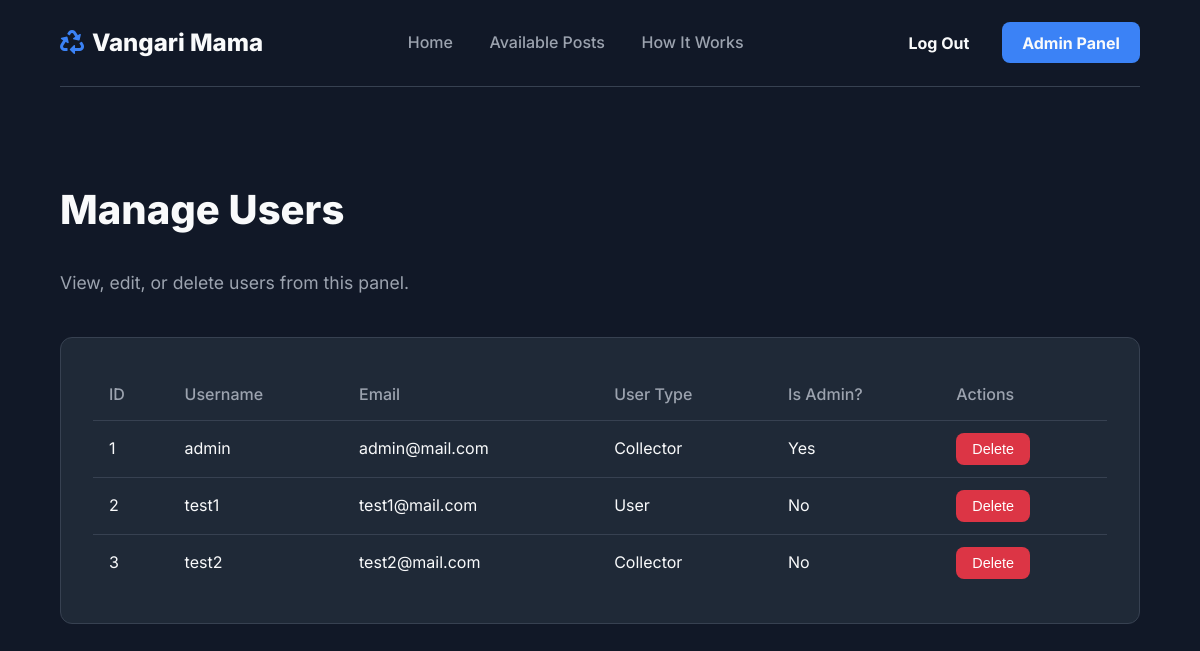
The app's page /admin/users (signed in) with its own data.
### models.py (models this page shows, shortened)
class User(UserMixin, db.Model):
    id = db.Column(db.Integer, primary_key=True)
    username = db.Column(db.String(64), unique=True, nullable=False)
    email = db.Column(db.String(120), unique=True, nullable=False)
    password_hash = db.Column(db.String(256), nullable=False)
    user_type = db.Column(db.String(20), default='user', nullable=False)
    is_admin = db.Column(db.Boolean, default=False)
    total_earnings = db.Column(db.Numeric(10, 2), default=0.00)
    created_at = db.Column(db.DateTime, default=datetime.utcnow)
    posts = db.relationship('TrashPost', foreign_keys='TrashPost.user_id', backref='owner', lazy='dynamic')
    collections = db.relationship('TrashPost', foreign_keys='TrashPost.collector_id', backref='collector', lazy='dynamic')

### routes.py (the view)
@app.route('/admin/users')
@login_required
def manage_users():
    if not current_user.is_admin:
        flash('You do not have permission to access this page.', 'danger')
        return redirect(url_for('home'))
    users = User.query.all()
    return render_template('manage_users.html', title='Manage Users', users=users)

### app.py (called while the page is built)
@login_manager.user_loader
def load_user(user_id):
    from models import User
    return User.query.get(int(user_id))

### templates/manage_users.html (shortened to what this page needs)
{% extends "base.html" %}
{% block content %}
<div class="container">
    <div class="dashboard-header">
        <h1>Manage Users</h1>
        <p>View, edit, or delete users from this panel.</p>
    </div>
    <div class="admin-card">
        <div class="table-responsive">
            <table>
                <thead>
                    <tr>
                        <th>ID</th>
                        <th>Username</th>
                        <th>Email</th>
                        <th>User Type</th>
                        <th>Is Admin?</th>
                        <th>Actions</th>
                    </tr>
                </thead>
                <tbody>
                    {% for user in users %}
                    <tr>
                        <td>{{ user.id }}</td>
                        <td>{{ user.username }}</td>
                        <td>{{ user.email }}</td>
                        <td>{{ user.user_type.title() }}</td>
                        <td>{{ 'Yes' if user.is_admin else 'No' }}</td>
                        <td>
                            <form action="{{ url_for('delete_user', user_id=user.id) }}" method="POST" onsubmit="return confirm('Are you sure you want to delete this user?');">
                                <button type="submit" class="btn-delete">Delete</button>
                            </form>
                        </td>
                    </tr>
                    {% endfor %}
                </tbody>
            </table>
        </div>
    </div>
</div>
{% endblock %}

### templates/base.html (style rules this page uses)
:root { --dark-bg: #111827; --dark-card: #1F2937; --primary-blue: #3B82F6; --primary-hover: #2563EB; --text-light: #F9FAFB; --text-muted: #9CA3AF; --border-color: #374151; }
body { background-color: var(--dark-bg); color: var(--text-light); font-family: 'Inter', sans-serif; margin: 0; line-height: 1.6; }
.container { width: 90%; max-width: 1200px; margin: 0 auto; }
.dashboard-header { margin-bottom: 2.5rem; }
.dashboard-header h1 { font-size: 2.5rem; font-weight: 800; }
.dashboard-header p { font-size: 1.1rem; color: var(--text-muted); }
.admin-card { background-color: var(--dark-card); border: 1px solid var(--border-color); border-radius: 0.75rem; padding: 2rem; }
.table-responsive { overflow-x: auto; }
table { width: 100%; border-collapse: collapse; }
th, td { padding: 0.75rem 1rem; text-align: left; border-bottom: 1px solid var(--border-color); }
th { font-weight: 500; color: var(--text-muted); }
tbody tr:last-child td { border-bottom: none; }
.btn-edit, .btn-delete { display: inline-flex; align-items: center; gap: 0.5rem; padding: 0.5rem 1rem; border: none; border-radius: 0.5rem; color: white; text-decoration: none; cursor: pointer; font-size: 0.9rem; }
.btn-delete { background-color: #dc3545; }

### records on screen
User: id "1", username "admin", email "admin@mail.com", user_type "Collector", is_admin "Yes"
User: id "2", username "test1", email "test1@mail.com", user_type "User", is_admin "No"
User: id "3", username "test2", email "test2@mail.com", user_type "Collector", is_admin "No"
